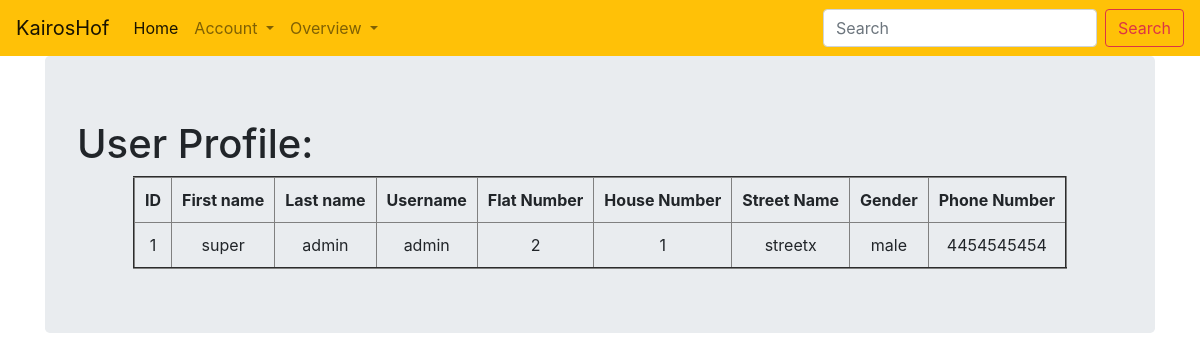
/viewprofile/1 (signed in), run on an earlier commit of the app's database.
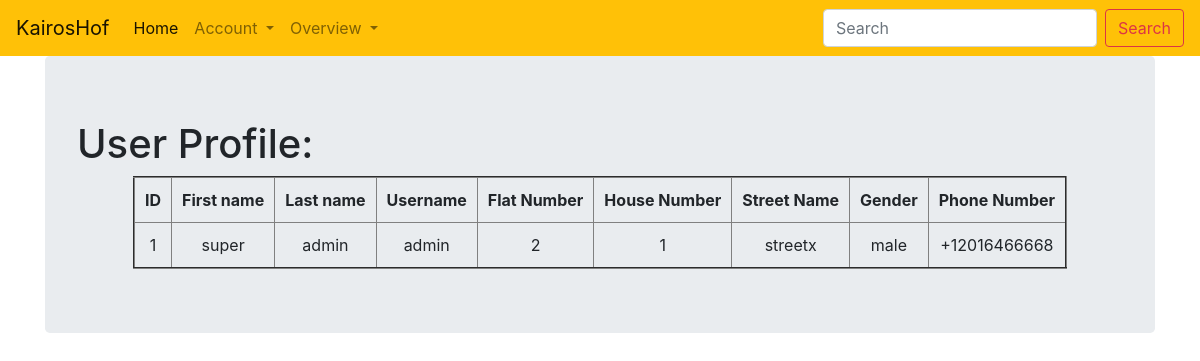
And on a later commit of the database.
### estate_management/usermodels.py (models this page shows, shortened)
class User(db.Model, UserMixin):
    __tablename__ = 'users'
    __table_args__ =  (db.UniqueConstraint('username'),db.UniqueConstraint('telephone'), db.PrimaryKeyConstraint('id'),)
    id = db.Column(db.Integer, primary_key=True)
    profile_image = db.Column(db.String(20), nullable=False, default='no_image.png')
    firstname = db.Column(db.String, nullable=False)
    lastname = db.Column(db.String, nullable=False)
    dateofbirth = db.Column(db.DateTime, nullable=False)
    username = db.Column(db.String, nullable=False, unique=True)
    password_hash = db.Column(db.String, nullable=False)
    streetname = db.Column(db.Text, nullable=False, default=None)
    housenumber = db.Column(db.String, nullable=False, default=None)
    flatnumber = db.Column(db.String, nullable=True, default=None)
    gender = db.Column(db.String, nullable=False)
    telephone = db.Column(db.Text, nullable=False, unique=True)
    registration_date = db.Column(db.DateTime(), nullable=False, default=datetime.now())
    estate = db.Column(db.Integer, db.ForeignKey('estates.id'))
    role = db.Column(db.Integer, db.ForeignKey('roles.id'))
    guests = db.relationship('Guest', backref='host', lazy='dynamic')
    staffs = db.relationship('Staff', backref='boss', lazy='dynamic')
    services = db.relationship('Service', backref='requester', lazy='dynamic')
    enquiries = db.relationship('Enquiry', backref='asker', lazy='dynamic')
    subscriptions = db.relationship('Subscription', backref='subscriber', lazy='dynamic')
    news = db.relationship('Publication', back_populates='users')
    """
    def validate_phone(self, data):
        '''Regular verification of mobile phone number'''
        phone = telephone.data
        if not re.search(r'^234\d{10}$', phone):
            raise ValidationError('Mobile phone number format is incorrect')
    """
    def format(self):
        return {
        'firstname': self.firstname,
        'lastname': self.lastname,
        'dateofbirth': self.dateofbirth,
        'username': self.username,
        'streetname': self.streetname,
        'housenumber': self.housenumber,
        'flatnumber': self.flatnumber,
        'gender': self.gender,
        'telephone': self.telephone,
        'role': self.role
        }

### estate_management/core/userviews.py (the view)
@core.route("/viewprofile/<int:user_id>", methods = ['GET','POST'])
@login_required
def viewprofile(user_id):
    user = User.query.filter_by(id=user_id)
    return render_template('viewprofile.html', user=user)

### estate_management/usermodels.py (called while the page is built)
@login_manager.user_loader
def load_user(user_id):
    return User.query.get(user_id)

### estate_management/templates/viewprofile.html
{% extends "base.html" %}
{% block content %}
<div class="jumbotron">
  <h1>User Profile:</h1>
  <table border="2" cellspacing="0" cellpadding="10" width="" align="center" bgcolor="">
    <tr align="center">
      <th>ID</th>
      <th>First name</th>
      <th>Last name</th>
      <th>Username</th>
      <th>Flat Number</th>
      <th>House Number</th>
      <th>Street Name</th>
      <th>Gender</th>
      <th>Phone Number</th>
    </tr>
    {% for user in user %}
    <tr align="center" >
      <td>{{user.id}}</td>
      <td>{{user.firstname}}</td>
      <td>{{user.lastname}}</td>
      <td>{{user.username}}</td>
      <td>{{user.flatnumber}}</td>
      <td>{{user.housenumber}}</td>
      <td>{{user.streetname}}</td>
      <td>{{user.gender}}</td>
      <td>{{user.telephone}}</td>
    </tr>
  {% endfor %}
  </table>
</div>
{% endblock content %}

### estate_management/templates/base.html (shortened to what this page needs)
<!DOCTYPE html>
<html lang="en" dir="ltr">
  <head>
    <link rel="stylesheet" href="https://stackpath.bootstrapcdn.com/bootstrap/4.3.1/css/bootstrap.min.css">
  </head>
  <body>
    <nav class="navbar navbar-expand-lg navbar-light bg-warning">
      <a class="navbar-brand" href="{{ url_for('core.guardindex') }}">KairosHof</a>
      <div class="collapse navbar-collapse" id="navbarSupportedContent">
        <ul class="navbar-nav mr-auto">
          <li class="nav-item active">
            <a class="nav-link" href="{{ url_for('core.guardindex') }}">Home <span class="sr-only">(current)</span></a>
          </li>
          {% if current_user.is_authenticated %}
          <li class="nav-item dropdown">
            <a class="nav-link dropdown-toggle" href="#" id="navbarDropdown" role="button" data-toggle="dropdown" aria-haspopup="true" aria-expanded="false">
              Account
            </a>
          </li>
          <li class="nav-item dropdown">
            <a class="nav-link dropdown-toggle" href="#" id="navbarDropdown" role="button" data-toggle="dropdown" aria-haspopup="true" aria-expanded="false">
              Overview
            </a>
          </li>
          {% endif %}
        </ul>
        <form class="form-inline my-2 my-lg-0">
          <input class="form-control mr-sm-2" type="search" placeholder="Search" aria-label="Search">
          <button class="btn btn-outline-danger my-2 my-sm-0" type="submit">Search</button>
        </form>
      </div>
    </nav>
    <div class="container">
      {% block content %}
      {% endblock %}
    </div>
  </body>
</html>

What changed in the data, as far as the page shows it:
changed User "super": telephone "4454545454" → "+12016466668"
